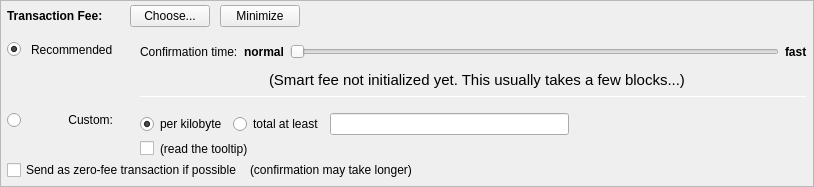
         <widget class="QFrame" name="frameFee">
          <property name="sizePolicy">
           <sizepolicy hsizetype="Expanding" vsizetype="Expanding">
            <horstretch>0</horstretch>
            <verstretch>0</verstretch>
           </sizepolicy>
          </property>
          <property name="maximumSize">
           <size>
            <width>16777215</width>
            <height>16777215</height>
           </size>
          </property>
          <property name="frameShape">
           <enum>QFrame::StyledPanel</enum>
          </property>
          <property name="frameShadow">
           <enum>QFrame::Sunken</enum>
          </property>
          <layout class="QVBoxLayout" name="verticalLayoutFee1">
           <property name="spacing">
            <number>0</number>
           </property>
           <property name="leftMargin">
            <number>0</number>
           </property>
           <property name="topMargin">
            <number>0</number>
           </property>
           <property name="rightMargin">
            <number>0</number>
           </property>
           <property name="bottomMargin">
            <number>0</number>
           </property>
           <item>
            <layout class="QVBoxLayout" name="verticalLayoutFee2" stretch="0,0,0">
             <property name="spacing">
              <number>0</number>
             </property>
             <property name="leftMargin">
              <number>6</number>
             </property>
             <property name="topMargin">
              <number>0</number>
             </property>
             <property name="rightMargin">
              <number>6</number>
             </property>
             <item>
              <layout class="QHBoxLayout" name="horizontalLayoutFee1">
               <property name="bottomMargin">
                <number>0</number>
               </property>
               <item>
                <layout class="QVBoxLayout" name="verticalLayoutFee7">
                 <property name="spacing">
                  <number>0</number>
                 </property>
                 <item>
                  <spacer name="verticalSpacerSmartFee">
                   <property name="orientation">
                    <enum>Qt::Vertical</enum>
                   </property>
                   <property name="sizeType">
                    <enum>QSizePolicy::Fixed</enum>
                   </property>
                   <property name="sizeHint" stdset="0">
                    <size>
                     <width>1</width>
                     <height>4</height>
                    </size>
                   </property>
                  </spacer>
                 </item>
                 <item>
                  <layout class="QHBoxLayout" name="horizontalLayoutSmartFee">
                   <property name="spacing">
                    <number>10</number>
                   </property>
                   <item>
                    <widget class="QLabel" name="labelFeeHeadline">
                     <property name="sizePolicy">
                      <sizepolicy hsizetype="Preferred" vsizetype="Maximum">
                       <horstretch>0</horstretch>
                       <verstretch>0</verstretch>
                      </sizepolicy>
                     </property>
                     <property name="font">
                      <font>
                       <weight>75</weight>
                       <bold>true</bold>
                      </font>
                     </property>
                     <property name="styleSheet">
                      <string notr="true">font-weight:bold;</string>
                     </property>
                     <property name="text">
                      <string>Transaction Fee:</string>
                     </property>
                    </widget>
                   </item>
                   <item>
                    <widget class="QLabel" name="labelFeeMinimized">
                     <property name="text">
                      <string/>
                     </property>
                    </widget>
                   </item>
                   <item>
                    <widget class="QPushButton" name="buttonChooseFee">
                     <property name="text">
                      <string>Choose...</string>
                     </property>
                    </widget>
                   </item>
                   <item>
                    <widget class="QPushButton" name="buttonMinimizeFee">
                     <property name="toolTip">
                      <string>collapse fee-settings</string>
                     </property>
                     <property name="text">
                      <string>Minimize</string>
                     </property>
                    </widget>
                   </item>
                  </layout>
                 </item>
                 <item>
                  <spacer name="verticalSpacer_5">
                   <property name="orientation">
                    <enum>Qt::Vertical</enum>
                   </property>
                   <property name="sizeHint" stdset="0">
                    <size>
                     <width>1</width>
                     <height>1</height>
                    </size>
                   </property>
                  </spacer>
                 </item>
                </layout>
               </item>
               <item>
                <spacer name="horizontalSpacer_4">
                 <property name="orientation">
                  <enum>Qt::Horizontal</enum>
                 </property>
                 <property name="sizeHint" stdset="0">
                  <size>
                   <width>40</width>
                   <height>20</height>
                  </size>
                 </property>
                </spacer>
               </item>
              </layout>
             </item>
             <item>
              <widget class="QFrame" name="frameFeeSelection">
               <layout class="QVBoxLayout" name="verticalLayoutFee12">
                <property name="spacing">
                 <number>0</number>
                </property>
                <property name="leftMargin">
                 <number>0</number>
                </property>
                <property name="topMargin">
                 <number>0</number>
                </property>
                <property name="rightMargin">
                 <number>0</number>
                </property>
                <property name="bottomMargin">
                 <number>0</number>
                </property>
                <item>
                 <layout class="QGridLayout" name="gridLayoutFee">
                  <property name="topMargin">
                   <number>10</number>
                  </property>
                  <property name="bottomMargin">
                   <number>4</number>
                  </property>
                  <property name="horizontalSpacing">
                   <number>10</number>
                  </property>
                  <property name="verticalSpacing">
                   <number>4</number>
                  </property>
                  <item row="2" column="0">
                   <layout class="QVBoxLayout" name="verticalLayoutFee4" stretch="0">
                    <item>
                     <spacer name="verticalSpacer_2">
                      <property name="orientation">
                       <enum>Qt::Vertical</enum>
                      </property>
                      <property name="sizeHint" stdset="0">
                       <size>
                        <width>1</width>
                        <height>1</height>
                       </size>
                      </property>
                     </spacer>
                    </item>
                   </layout>
                  </item>
                  <item row="3" column="0">
                   <layout class="QVBoxLayout" name="verticalLayoutFee9" stretch="0,1">
                    <item>
                     <widget class="QRadioButton" name="radioCustomFee">
                      <property name="text">
                       <string/>
                      </property>
                      <attribute name="buttonGroup">
                       <string notr="true">groupFee</string>
                      </attribute>
                     </widget>
                    </item>
                    <item>
                     <spacer name="verticalSpacer_6">
                      <property name="orientation">
                       <enum>Qt::Vertical</enum>
                      </property>
                      <property name="sizeHint" stdset="0">
                       <size>
                        <width>1</width>
                        <height>1</height>
                       </size>
                      </property>
                     </spacer>
                    </item>
                   </layout>
                  </item>
                  <item row="3" column="1">
                   <widget class="QLabel" name="labelCustomFee">
                    <property name="text">
                     <string>Custom:</string>
                    </property>
                    <property name="alignment">
                     <set>Qt::AlignRight|Qt::AlignTop|Qt::AlignTrailing</set>
                    </property>
                   </widget>
                  </item>
                  <item row="3" column="4">
                   <layout class="QVBoxLayout" name="verticalLayoutFee8">
                    <property name="spacing">
                     <number>6</number>
                    </property>
                    <item>
                     <layout class="QHBoxLayout" name="horizontalLayoutFee13">
                      <item>
                       <widget class="QRadioButton" name="radioCustomPerKilobyte">
                        <property name="toolTip">
                         <string>If the custom fee is set to 1000 uSHITs and the transaction is only 250 bytes, then &quot;per kilobyte&quot; only pays 250 uSHITs in fee,&lt;br /&gt;while &quot;at least&quot; pays 1000 uSHITs. For transactions bigger than a kilobyte both pay by kilobyte.</string>
                        </property>
                        <property name="text">
                         <string>per kilobyte</string>
                        </property>
                        <property name="checked">
                         <bool>true</bool>
                        </property>
                        <attribute name="buttonGroup">
                         <string notr="true">groupCustomFee</string>
                        </attribute>
                       </widget>
                      </item>
                      <item>
                       <widget class="QRadioButton" name="radioCustomAtLeast">
                        <property name="toolTip">
                         <string>If the custom fee is set to 1000 uSHITs and the transaction is only 250 bytes, then &quot;per kilobyte&quot; only pays 250 uSHITs in fee,&lt;br /&gt;while &quot;total at least&quot; pays 1000 uSHITs. For transactions bigger than a kilobyte both pay by kilobyte.</string>
                        </property>
                        <property name="text">
                         <string>total at least</string>
                        </property>
                        <attribute name="buttonGroup">
                         <string notr="true">groupCustomFee</string>
                        </attribute>
                       </widget>
                      </item>
                      <item>
                       <widget class="BitcoinAmountField" name="customFee"/>
                      </item>
                      <item>
                       <spacer name="horizontalSpacer_6">
                        <property name="orientation">
                         <enum>Qt::Horizontal</enum>
                        </property>
                        <property name="sizeHint" stdset="0">
                         <size>
                          <width>1</width>
                          <height>1</height>
                         </size>
                        </property>
                       </spacer>
                      </item>
                     </layout>
                    </item>
                    <item>
                     <layout class="QHBoxLayout" name="horizontalLayoutFee8">
                      <item>
                       <widget class="QCheckBox" name="checkBoxMinimumFee">
                        <property name="toolTip">
                         <string>Paying only the minimum fee is just fine as long as there is less transaction volume than space in the blocks.&lt;br /&gt;But be aware that this can end up in a never confirming transaction once there is more demand for Shit transactions than the network can process.</string>
                        </property>
                        <property name="text">
                         <string/>
                        </property>
                       </widget>
                      </item>
                      <item>
                       <widget class="QLabel" name="labelMinFeeWarning">
                        <property name="enabled">
                         <bool>true</bool>
                        </property>
                        <property name="toolTip">
                         <string>Paying only the minimum fee is just fine as long as there is less transaction volume than space in the blocks.&lt;br /&gt;But be aware that this can end up in a never confirming transaction once there is more demand for Shit transactions than the network can process.</string>
                        </property>
                        <property name="text">
                         <string>(read the tooltip)</string>
                        </property>
                        <property name="margin">
                         <number>5</number>
                        </property>
                       </widget>
                      </item>
                      <item>
                       <spacer name="horizontalSpacer_2">
                        <property name="orientation">
                         <enum>Qt::Horizontal</enum>
                        </property>
                        <property name="sizeHint" stdset="0">
                         <size>
                          <width>1</width>
                          <height>1</height>
                         </size>
                        </property>
                       </spacer>
                      </item>
                     </layout>
                    </item>
                   </layout>
                  </item>
                  <item row="1" column="1">
                   <widget class="QLabel" name="labelSmartFee_2">
                    <property name="text">
                     <string>Recommended</string>
                    </property>
                   </widget>
                  </item>
                  <item row="0" column="4" rowspan="3">
                   <layout class="QVBoxLayout" name="verticalLayoutFee3" stretch="0,0,0,0,1,0">
                    <property name="spacing">
                     <number>6</number>
                    </property>
                    <property name="topMargin">
                     <number>2</number>
                    </property>
                    <property name="bottomMargin">
                     <number>0</number>
                    </property>
                    <item>
                     <layout class="QHBoxLayout" name="horizontalLayoutFee9">
                      <item>
                       <widget class="QLabel" name="labelSmartFee3">
                        <property name="text">
                         <string>Confirmation time:</string>
                        </property>
                        <property name="margin">
                         <number>2</number>
                        </property>
                       </widget>
                      </item>
                      <item>
                       <widget class="QLabel" name="labelSmartFeeNormal">
                        <property name="font">
                         <font>
                          <weight>75</weight>
                          <bold>true</bold>
                         </font>
                        </property>
                        <property name="text">
                         <string>normal</string>
                        </property>
                        <property name="margin">
                         <number>2</number>
                        </property>
                       </widget>
                      </item>
                      <item>
                       <widget class="QSlider" name="sliderSmartFee">
                        <property name="minimumSize">
                         <size>
                          <width>0</width>
                          <height>24</height>
                         </size>
                        </property>
                        <property name="minimum">
                         <number>0</number>
                        </property>
                        <property name="maximum">
                         <number>24</number>
                        </property>
                        <property name="pageStep">
                         <number>1</number>
                        </property>
                        <property name="value">
                         <number>0</number>
                        </property>
                        <property name="orientation">
                         <enum>Qt::Horizontal</enum>
                        </property>
                        <property name="invertedAppearance">
                         <bool>false</bool>
                        </property>
                        <property name="invertedControls">
                         <bool>false</bool>
                        </property>
                        <property name="tickPosition">
                         <enum>QSlider::NoTicks</enum>
                        </property>
                       </widget>
                      </item>
                      <item>
                       <widget class="QLabel" name="labelSmartFeeFast">
                        <property name="font">
                         <font>
                          <weight>75</weight>
                          <bold>true</bold>
                         </font>
                        </property>
                        <property name="text">
                         <string>fast</string>
                        </property>
                       </widget>
                      </item>
                     </layout>
                    </item>
                    <item>
                     <layout class="QHBoxLayout" name="horizontalLayout_recommended_texts">
                      <property name="spacing">
                       <number>0</number>
                      </property>
                      <item>
                       <spacer name="horizontalSpacer_8">
                        <property name="orientation">
                         <enum>Qt::Horizontal</enum>
                        </property>
                        <property name="sizeHint" stdset="0">
                         <size>
                          <width>100</width>
                          <height>20</height>
                         </size>
                        </property>
                       </spacer>
                      </item>
                      <item>
                       <widget class="QLabel" name="labelFeeEstimation">
                        <property name="text">
                         <string/>
                        </property>
                        <property name="margin">
                         <number>2</number>
                        </property>
                       </widget>
                      </item>
                      <item>
                       <widget class="QLabel" name="labelSmartFee2">
                        <property name="font">
                         <font>
                          <pointsize>11</pointsize>
                         </font>
                        </property>
                        <property name="text">
                         <string>(Smart fee not initialized yet. This usually takes a few blocks...)</string>
                        </property>
                        <property name="alignment">
                         <set>Qt::AlignLeading|Qt::AlignLeft|Qt::AlignVCenter</set>
                        </property>
                        <property name="wordWrap">
                         <bool>false</bool>
                        </property>
                        <property name="margin">
                         <number>2</number>
                        </property>
                        <property name="indent">
                         <number>-1</number>
                        </property>
                       </widget>
                      </item>
                      <item>
                       <spacer name="horizontalSpacer_3">
                        <property name="orientation">
                         <enum>Qt::Horizontal</enum>
                        </property>
                        <property name="sizeHint" stdset="0">
                         <size>
                          <width>40</width>
                          <height>20</height>
                         </size>
                        </property>
                       </spacer>
                      </item>
                     </layout>
                    </item>
                    <item>
                     <widget class="Line" name="line_2">
                      <property name="minimumSize">
                       <size>
                        <width>0</width>
                        <height>1</height>
                       </size>
                      </property>
                      <property name="maximumSize">
                       <size>
                        <width>16777215</width>
                        <height>1</height>
                       </size>
                      </property>
                      <property name="orientation">
                       <enum>Qt::Horizontal</enum>
                      </property>
                     </widget>
                    </item>
                    <item>
                     <layout class="QHBoxLayout" name="horizontalLayoutFee12">
                      <item>
                       <spacer name="horizontalSpacer_5">
                        <property name="orientation">
                         <enum>Qt::Horizontal</enum>
                        </property>
                        <property name="sizeHint" stdset="0">
                         <size>
                          <width>1</width>
                          <height>1</height>
                         </size>
                        </property>
                       </spacer>
                      </item>
                     </layout>
                    </item>
                    <item>
                     <spacer name="verticalSpacer_4">
                      <property name="orientation">
                       <enum>Qt::Vertical</enum>
                      </property>
                      <property name="sizeHint" stdset="0">
                       <size>
                        <width>1</width>
                        <height>1</height>
                       </size>
                      </property>
                     </spacer>
                    </item>
                    <item>
                     <spacer name="verticalSpacer_3">
                      <property name="orientation">
                       <enum>Qt::Vertical</enum>
                      </property>
                      <property name="sizeHint" stdset="0">
                       <size>
                        <width>20</width>
                        <height>10</height>
                       </size>
                      </property>
                     </spacer>
                    </item>
                   </layout>
                  </item>
                  <item row="1" column="2">
                   <widget class="QLabel" name="labelSmartFee">
                    <property name="text">
                     <string/>
                    </property>
                    <property name="margin">
                     <number>2</number>
                    </property>
                   </widget>
                  </item>
                  <item row="1" column="0">
                   <widget class="QRadioButton" name="radioSmartFee">
                    <property name="text">
                     <string/>
                    </property>
                    <property name="checked">
                     <bool>true</bool>
                    </property>
                    <attribute name="buttonGroup">
                     <string notr="true">groupFee</string>
                    </attribute>
                   </widget>
                  </item>
                 </layout>
                </item>
                <item>
                 <layout class="QHBoxLayout" name="horizontalLayoutFee5" stretch="0,0,0">
                  <property name="spacing">
                   <number>8</number>
                  </property>
                  <property name="bottomMargin">
                   <number>4</number>
                  </property>
                  <item>
                   <widget class="QCheckBox" name="checkBoxFreeTx">
                    <property name="text">
                     <string>Send as zero-fee transaction if possible</string>
                    </property>
                   </widget>
                  </item>
                  <item>
                   <widget class="QLabel" name="labelFreeTx">
                    <property name="text">
                     <string>(confirmation may take longer)</string>
                    </property>
                    <property name="margin">
                     <number>5</number>
                    </property>
                   </widget>
                  </item>
                  <item>
                   <spacer name="horizontalSpacerFee5">
                    <property name="orientation">
                     <enum>Qt::Horizontal</enum>
                    </property>
                    <property name="sizeHint" stdset="0">
                     <size>
                      <width>1</width>
                      <height>1</height>
                     </size>
                    </property>
                   </spacer>
                  </item>
                 </layout>
                </item>
                <item>
                 <spacer name="verticalSpacerFee2">
                  <property name="orientation">
                   <enum>Qt::Vertical</enum>
                  </property>
                  <property name="sizeHint" stdset="0">
                   <size>
                    <width>1</width>
                    <height>1</height>
                   </size>
                  </property>
                 </spacer>
                </item>
               </layout>
              </widget>
             </item>
             <item>
              <spacer name="verticalSpacerFee">
               <property name="orientation">
                <enum>Qt::Vertical</enum>
               </property>
               <property name="sizeHint" stdset="0">
                <size>
                 <width>800</width>
                 <height>1</height>
                </size>
               </property>
              </spacer>
             </item>
            </layout>
           </item>
          </layout>
         </widget>
